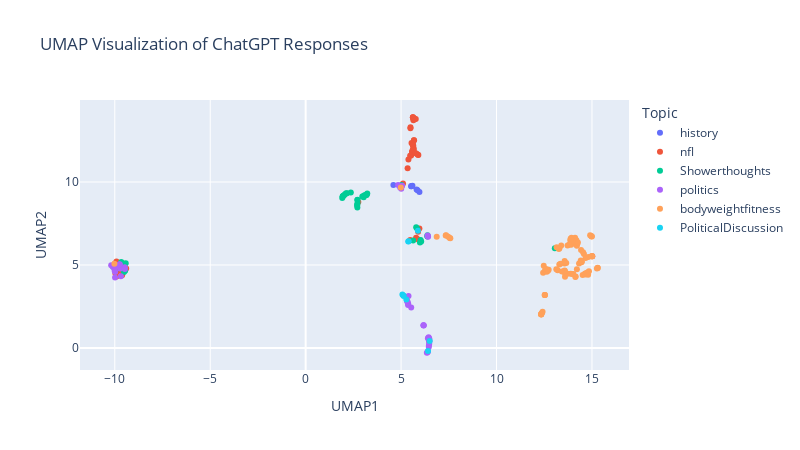

Notebook cell for this chart:
### Code cell
# Prepare hover text
df['hover_text'] = 'Subreddit: ' + df['Topic'] + '<br>' + 'Cluster Summary: ' + df['Summary']

# Plot using Plotly
fig = px.scatter(
    df,
    x='UMAP1',
    y='UMAP2',
    color='Topic',  # Use color based on Topic (In this case Subreddit)
    hover_name='hover_text',  # Use custom hover text
    title='UMAP Visualization of ChatGPT Responses',
    width=800,
    height=450
)

fig.show()

### Figure 1 — Plotly figure (JSON) as saved in the notebook; plotly's stock layout.template omitted (floating-point values rounded to 4 significant figures)
{"data": [{"hovertemplate": "<b>%{hovertext}</b><br><br>Topic=history<br>UMAP1=%{x}<br>UMAP2=%{y}<extra></extra>", "hovertext": ["Subreddit: history<br>Cluster Summary: _SAFE_ Post shares historical information without manipulation or deception.", "Subreddit: history<br>Cluster Summary: _SAFE_ Post shares historical information without manipulation or deception.", "Subreddit: history<br>Cluster Summary: SAFE: Repeated use to emphasize security and trust.", "Subreddit: history<br>Cluster Summary: SAFE: Repeated use to emphasize security and trust.", "Subreddit: history<br>Cluster Summary: _SAFE_ Post shares historical information without manipulation or deception.", "Subreddit: history<br>Cluster Summary: _SAFE_ Post shares historical information without manipulation or deception.", "Subreddit: history<br>Cluster Summary: Safe: Encourages critical thinking, prompts discussion without manipulation.", "Subreddit: history<br>Cluster Summary: _SAFE_ Post shares historical information without manipulation or deception.", "Subreddit: history<br>Cluster Summary: _SAFE_ Post shares historical information without manipulation or deception.", "Subreddit: history<br>Cluster Summary: SAFE: Repeated use to emphasize security and trust.", "Subreddit: history<br>Cluster Summary: Safe: Encourages critical thinking, prompts discussion without manipulation.", "Subreddit: history<br>Cluster Summary: _SAFE_ Post shares historical information without manipulation or deception.", "Subreddit: history<br>Cluster Summary: SAFE: Repeated use to emphasize security and trust.", "Subreddit: history<br>Cluster Summary: _SAFE_ Post shares historical information without manipulation or deception.", "Subreddit: history<br>Cluster Summary: SAFE: Repeated use to emphasize security and trust."], "legendgroup": "history", "marker": {"color": "#636efa", "symbol": "circle"}, "mode": "markers", "name": "history", "orientation": "v", "showlegend": true, "type": "scatter", "x": [5.962, 5.862, -9.774, -10.09, 5.53, 5.593, 5.985, 5.561, 5.812, -9.743, 5.88, 5.533, -9.778, 4.597, -9.725], "xaxis": "x", "y": [9.398, 9.501, 4.721, 4.881, 9.746, 9.776, 6.483, 9.756, 9.541, 5.096, 7.159, 9.747, 4.903, 9.813, 4.971], "yaxis": "y"}, {"hovertemplate": "<b>%{hovertext}</b><br><br>Topic=nfl<br>UMAP1=%{x}<br>UMAP2=%{y}<extra></extra>", "hovertext": ["Subreddit: nfl<br>Cluster Summary: Safe: Provides factual updates without manipulation or deception.", "Subreddit: nfl<br>Cluster Summary: Safe: Encourages critical thinking, prompts discussion without manipulation.", "Subreddit: nfl<br>Cluster Summary: Safe: Provides factual updates without manipulation or deception.", "Subreddit: nfl<br>Cluster Summary: Post is potentially manipulative, uses sensational language, lacks context.", "Subreddit: nfl<br>Cluster Summary: SAFE: Repeated use to emphasize security and trust.", "Subreddit: nfl<br>Cluster Summary: SAFE: Repeated use to emphasize security and trust.", "Subreddit: nfl<br>Cluster Summary: Safe: Provides factual updates without manipulation or deception.", "Subreddit: nfl<br>Cluster Summary: Safe: Provides factual updates without manipulation or deception.", "Subreddit: nfl<br>Cluster Summary: Safe: Provides factual updates without manipulation or deception.", "Subreddit: nfl<br>Cluster Summary: Safe: Provides factual updates without manipulation or deception.", "Subreddit: nfl<br>Cluster Summary: Safe: Provides factual updates without manipulation or deception.", "Subreddit: nfl<br>Cluster Summary: Safe: Provides factual updates without manipulation or deception.", "Subreddit: nfl<br>Cluster Summary: SAFE: Repeated use to emphasize security and trust.", "Subreddit: nfl<br>Cluster Summary: SAFE: Repeated use to emphasize security and trust.", "Subreddit: nfl<br>Cluster Summary: Safe: Provides factual updates without manipulation or deception.", "Subreddit: nfl<br>Cluster Summary: Safe: Encourages critical thinking, prompts discussion without manipulation.", "Subreddit: nfl<br>Cluster Summary: Safe: Provides factual updates without manipulation or deception.", "Subreddit: nfl<br>Cluster Summary: Safe: Encourages critical thinking, prompts discussion without manipulation.", "Subreddit: nfl<br>Cluster Summary: SAFE: Repeated use to emphasize security and trust.", "Subreddit: nfl<br>Cluster Summary: Safe: Provides factual updates without manipulation or deception.", "Subreddit: nfl<br>Cluster Summary: Safe: Seek genuine advice, share fitness journey, transparent intentions.", "Subreddit: nfl<br>Cluster Summary: Safe: Provides factual updates without manipulation or deception.", "Subreddit: nfl<br>Cluster Summary: Safe: Encourages critical thinking, prompts discussion without manipulation.", "Subreddit: nfl<br>Cluster Summary: Safe: Encourages critical thinking, prompts discussion without manipulation.", "Subreddit: nfl<br>Cluster Summary: Safe: Provides factual updates without manipulation or deception.", "Subreddit: nfl<br>Cluster Summary: Safe: Provides factual updates without manipulation or deception.", "Subreddit: nfl<br>Cluster Summary: SAFE: Repeated use to emphasize security and trust.", "Subreddit: nfl<br>Cluster Summary: Safe: Provides factual updates without manipulation or deception.", "Subreddit: nfl<br>Cluster Summary: Safe: Provides factual updates without manipulation or deception.", "Subreddit: nfl<br>Cluster Summary: SAFE: Repeated use to emphasize security and trust.", "Subreddit: nfl<br>Cluster Summary: SAFE: Repeated use to emphasize security and trust.", "Subreddit: nfl<br>Cluster Summary: Safe: Provides factual updates without manipulation or deception.", "Subreddit: nfl<br>Cluster Summary: Safe: Provides factual updates without manipulation or deception.", "Subreddit: nfl<br>Cluster Summary: Safe: Provides factual updates without manipulation or deception.", "Subreddit: nfl<br>Cluster Summary: Safe: Provides factual updates without manipulation or deception.", "Subreddit: nfl<br>Cluster Summary: Safe: Provides factual updates without manipulation or deception.", "Subreddit: nfl<br>Cluster Summary: Safe: Provides factual updates without manipulation or deception.", "Subreddit: nfl<br>Cluster Summary: Safe: Provides factual updates without manipulation or deception.", "Subreddit: nfl<br>Cluster Summary: SAFE: Repeated use to emphasize security and trust.", "Subreddit: nfl<br>Cluster Summary: SAFE: Repeated use to emphasize security and trust.", "Subreddit: nfl<br>Cluster Summary: _SAFE_ Post shares historical information without manipulation or deception.", "Subreddit: nfl<br>Cluster Summary: SAFE: Repeated use to emphasize security and trust.", "Subreddit: nfl<br>Cluster Summary: Safe: Provides factual updates without manipulation or deception.", "Subreddit: nfl<br>Cluster Summary: Safe: Provides factual updates without manipulation or deception.", "Subreddit: nfl<br>Cluster Summary: SAFE: Repeated use to emphasize security and trust.", "Subreddit: nfl<br>Cluster Summary: Safe: Provides factual updates without manipulation or deception.", "Subreddit: nfl<br>Cluster Summary: Safe: Provides factual updates without manipulation or deception.", "Subreddit: nfl<br>Cluster Summary: Safe: Provides factual updates without manipulation or deception.", "Subreddit: nfl<br>Cluster Summary: Safe: Provides factual updates without manipulation or deception.", "Subreddit: nfl<br>Cluster Summary: _SAFE_ Post shares historical information without manipulation or deception.", "Subreddit: nfl<br>Cluster Summary: SAFE: Repeated use to emphasize security and trust.", "Subreddit: nfl<br>Cluster Summary: Post is safe. Light-hearted observations, no intent to manipulate."], "legendgroup": "nfl", "marker": {"color": "#EF553B", "symbol": "circle"}, "mode": "markers", "name": "nfl", "orientation": "v", "showlegend": true, "type": "scatter", "x": [5.607, 5.476, 5.876, 6.47, -9.616, -9.704, 5.769, 5.626, 5.644, 5.621, 5.816, 5.621, -9.986, -9.852, 5.904, 5.786, 5.67, 5.891, -9.686, 5.645, 15.02, 5.525, 5.959, 5.873, 5.489, 5.493, -9.481, 5.672, 5.681, -9.869, -9.911, 5.546, 5.474, 5.655, 5.585, 5.635, 5.711, 5.571, -9.686, -9.914, 5.101, -9.966, 5.662, 5.617, -9.555, 5.607, 5.616, 5.385, 5.744, 5.342, -9.402, 2.759], "xaxis": "x", "y": [12.26, 6.51, 11.64, 0.4253, 4.388, 4.726, 13.79, 12.18, 13.81, 13.9, 11.7, 13.89, 5.085, 4.973, 11.62, 6.635, 12.51, 7.001, 4.898, 13.72, 5.526, 11.59, 7.193, 6.552, 13.23, 13.29, 5.071, 13.83, 12.51, 4.606, 5.21, 12.35, 11.58, 12.04, 11.83, 12.21, 13.79, 11.8, 4.742, 4.315, 9.911, 4.494, 11.95, 13.89, 4.578, 11.93, 12.24, 11.36, 11.75, 10.82, 4.788, 8.791], "yaxis": "y"}, {"hovertemplate": "<b>%{hovertext}</b><br><br>Topic=Showerthoughts<br>UMAP1=%{x}<br>UMAP2=%{y}<extra></extra>", "hovertext": ["Subreddit: Showerthoughts<br>Cluster Summary: Post is safe. Light-hearted observations, no intent to manipulate.", "Subreddit: Showerthoughts<br>Cluster Summary: SAFE: Repeated use to emphasize security and trust.", "Subreddit: Showerthoughts<br>Cluster Summary: Post is safe. Light-hearted observations, no intent to manipulate.", "Subreddit: Showerthoughts<br>Cluster Summary: Post is safe. Light-hearted observations, no intent to manipulate.", "Subreddit: Showerthoughts<br>Cluster Summary: Safe: Encourages critical thinking, prompts discussion without manipulation.", "Subreddit: Showerthoughts<br>Cluster Summary: Post is safe. Light-hearted observations, no intent to manipulate.", "Subreddit: Showerthoughts<br>Cluster Summary: SAFE: Repeated use to emphasize security and trust.", "Subreddit: Showerthoughts<br>Cluster Summary: Post is safe. Light-hearted observations, no intent to manipulate.", "Subreddit: Showerthoughts<br>Cluster Summary: Post is safe. Light-hearted observations, no intent to manipulate.", "Subreddit: Showerthoughts<br>Cluster Summary: Safe: Encourages critical thinking, prompts discussion without manipulation.", "Subreddit: Showerthoughts<br>Cluster Summary: SAFE: Repeated use to emphasize security and trust.", "Subreddit: Showerthoughts<br>Cluster Summary: Post is safe. Light-hearted observations, no intent to manipulate.", "Subreddit: Showerthoughts<br>Cluster Summary: Post is safe. Light-hearted observations, no intent to manipulate.", "Subreddit: Showerthoughts<br>Cluster Summary: Safe: Seek genuine advice, share fitness journey, transparent intentions.", "Subreddit: Showerthoughts<br>Cluster Summary: Post is safe. Light-hearted observations, no intent to manipulate.", "Subreddit: Showerthoughts<br>Cluster Summary: Post is safe. Light-hearted observations, no intent to manipulate.", "Subreddit: Showerthoughts<br>Cluster Summary: SAFE: Repeated use to emphasize security and trust.", "Subreddit: Showerthoughts<br>Cluster Summary: SAFE: Repeated use to emphasize security and trust.", "Subreddit: Showerthoughts<br>Cluster Summary: Post is safe. Light-hearted observations, no intent to manipulate.", "Subreddit: Showerthoughts<br>Cluster Summary: Post is safe. Light-hearted observations, no intent to manipulate.", "Subreddit: Showerthoughts<br>Cluster Summary: Safe: Encourages critical thinking, prompts discussion without manipulation.", "Subreddit: Showerthoughts<br>Cluster Summary: SAFE: Repeated use to emphasize security and trust.", "Subreddit: Showerthoughts<br>Cluster Summary: Safe: Encourages critical thinking, prompts discussion without manipulation.", "Subreddit: Showerthoughts<br>Cluster Summary: Safe: Encourages critical thinking, prompts discussion without manipulation.", "Subreddit: Showerthoughts<br>Cluster Summary: Safe: Encourages critical thinking, prompts discussion without manipulation.", "Subreddit: Showerthoughts<br>Cluster Summary: Post is safe. Light-hearted observations, no intent to manipulate.", "Subreddit: Showerthoughts<br>Cluster Summary: Post is safe. Light-hearted observations, no intent to manipulate.", "Subreddit: Showerthoughts<br>Cluster Summary: Post is safe. Light-hearted observations, no intent to manipulate.", "Subreddit: Showerthoughts<br>Cluster Summary: SAFE: Repeated use to emphasize security and trust.", "Subreddit: Showerthoughts<br>Cluster Summary: Post is safe. Light-hearted observations, no intent to manipulate.", "Subreddit: Showerthoughts<br>Cluster Summary: Safe: Encourages critical thinking, prompts discussion without manipulation.", "Subreddit: Showerthoughts<br>Cluster Summary: Post is safe. Light-hearted observations, no intent to manipulate.", "Subreddit: Showerthoughts<br>Cluster Summary: SAFE: Repeated use to emphasize security and trust.", "Subreddit: Showerthoughts<br>Cluster Summary: Post is safe. Light-hearted observations, no intent to manipulate.", "Subreddit: Showerthoughts<br>Cluster Summary: Post is safe. Light-hearted observations, no intent to manipulate.", "Subreddit: Showerthoughts<br>Cluster Summary: Post is safe. Light-hearted observations, no intent to manipulate.", "Subreddit: Showerthoughts<br>Cluster Summary: Post is safe. Light-hearted observations, no intent to manipulate.", "Subreddit: Showerthoughts<br>Cluster Summary: _SAFE_ Post shares historical information without manipulation or deception.", "Subreddit: Showerthoughts<br>Cluster Summary: Safe: Encourages critical thinking, prompts discussion without manipulation.", "Subreddit: Showerthoughts<br>Cluster Summary: SAFE: Repeated use to emphasize security and trust.", "Subreddit: Showerthoughts<br>Cluster Summary: SAFE: Repeated use to emphasize security and trust.", "Subreddit: Showerthoughts<br>Cluster Summary: Post is safe. Light-hearted observations, no intent to manipulate.", "Subreddit: Showerthoughts<br>Cluster Summary: Safe: Encourages critical thinking, prompts discussion without manipulation."], "legendgroup": "Showerthoughts", "marker": {"color": "#00cc96", "symbol": "circle"}, "mode": "markers", "name": "Showerthoughts", "orientation": "v", "showlegend": true, "type": "scatter", "x": [2.71, -9.868, 3.187, 2.715, 5.987, 2.709, -9.517, 3.041, 3.195, 6.024, -9.792, 1.917, 2.013, 13.05, 2.165, 1.944, -9.456, -9.688, 3.057, 1.94, 5.846, -9.5, 5.789, 6.388, 6.053, 2.72, 3.228, 1.975, -9.66, 2.121, 6.382, 2.367, -9.801, 2.701, 2.063, 2.968, 2.698, 5.022, 5.63, -9.426, -9.588, 3.13, 6.374], "xaxis": "x", "y": [8.918, 4.961, 9.214, 8.927, 6.348, 8.47, 4.572, 9.075, 9.237, 6.51, 4.947, 9.031, 9.202, 6.012, 9.316, 9.127, 4.648, 5.104, 9.181, 9.135, 7.181, 4.711, 7.281, 6.72, 6.41, 8.73, 9.3, 9.17, 5.178, 9.326, 6.796, 9.362, 4.807, 8.588, 9.267, 9.131, 8.628, 9.817, 6.471, 5.111, 4.97, 9.22, 6.727], "yaxis": "y"}, {"hovertemplate": "<b>%{hovertext}</b><br><br>Topic=politics<br>UMAP1=%{x}<br>UMAP2=%{y}<extra></extra>", "hovertext": ["Subreddit: politics<br>Cluster Summary: SAFE: Repeated use to emphasize security and trust.", "Subreddit: politics<br>Cluster Summary: Post is potentially manipulative, uses sensational language, lacks context.", "Subreddit: politics<br>Cluster Summary: Safe: Encourages critical thinking, prompts discussion without manipulation.", "Subreddit: politics<br>Cluster Summary: Post is potentially manipulative, uses sensational language, lacks context.", "Subreddit: politics<br>Cluster Summary: Post is potentially manipulative, uses sensational language, lacks context.", "Subreddit: politics<br>Cluster Summary: Post is potentially manipulative, uses sensational language, lacks context.", "Subreddit: politics<br>Cluster Summary: SAFE: Repeated use to emphasize security and trust.", "Subreddit: politics<br>Cluster Summary: Post is potentially manipulative, uses sensational language, lacks context.", "Subreddit: politics<br>Cluster Summary: SAFE: Repeated use to emphasize security and trust.", "Subreddit: politics<br>Cluster Summary: _SAFE_ Post shares historical information without manipulation or deception.", "Subreddit: politics<br>Cluster Summary: Post is potentially manipulative, uses sensational language, lacks context.", "Subreddit: politics<br>Cluster Summary: SAFE: Repeated use to emphasize security and trust.", "Subreddit: politics<br>Cluster Summary: _SAFE_ Post shares historical information without manipulation or deception.", "Subreddit: politics<br>Cluster Summary: Post is potentially manipulative, uses sensational language, lacks context.", "Subreddit: politics<br>Cluster Summary: _SAFE_ Post shares historical information without manipulation or deception.", "Subreddit: politics<br>Cluster Summary: Post is potentially manipulative, uses sensational language, lacks context.", "Subreddit: politics<br>Cluster Summary: Post is potentially manipulative, uses sensational language, lacks context.", "Subreddit: politics<br>Cluster Summary: _SAFE_ Post shares historical information without manipulation or deception.", "Subreddit: politics<br>Cluster Summary: Post is potentially manipulative, uses sensational language, lacks context.", "Subreddit: politics<br>Cluster Summary: Post is potentially manipulative, uses sensational language, lacks context.", "Subreddit: politics<br>Cluster Summary: Post is potentially manipulative, uses sensational language, lacks context.", "Subreddit: politics<br>Cluster Summary: SAFE: Repeated use to emphasize security and trust.", "Subreddit: politics<br>Cluster Summary: SAFE: Repeated use to emphasize security and trust.", "Subreddit: politics<br>Cluster Summary: SAFE: Repeated use to emphasize security and trust.", "Subreddit: politics<br>Cluster Summary: Post is potentially manipulative, uses sensational language, lacks context.", "Subreddit: politics<br>Cluster Summary: SAFE: Repeated use to emphasize security and trust.", "Subreddit: politics<br>Cluster Summary: SAFE: Repeated use to emphasize security and trust.", "Subreddit: politics<br>Cluster Summary: SAFE: Repeated use to emphasize security and trust.", "Subreddit: politics<br>Cluster Summary: Post is potentially manipulative, uses sensational language, lacks context.", "Subreddit: politics<br>Cluster Summary: _SAFE_ Post shares historical information without manipulation or deception.", "Subreddit: politics<br>Cluster Summary: SAFE: Repeated use to emphasize security and trust.", "Subreddit: politics<br>Cluster Summary: Post is potentially manipulative, uses sensational language, lacks context.", "Subreddit: politics<br>Cluster Summary: Post is potentially manipulative, uses sensational language, lacks context.", "Subreddit: politics<br>Cluster Summary: _SAFE_ Post shares historical information without manipulation or deception.", "Subreddit: politics<br>Cluster Summary: Post is potentially manipulative, uses sensational language, lacks context.", "Subreddit: politics<br>Cluster Summary: Safe: Encourages critical thinking, prompts discussion without manipulation.", "Subreddit: politics<br>Cluster Summary: Safe: Encourages critical thinking, prompts discussion without manipulation.", "Subreddit: politics<br>Cluster Summary: SAFE: Repeated use to emphasize security and trust.", "Subreddit: politics<br>Cluster Summary: SAFE: Repeated use to emphasize security and trust.", "Subreddit: politics<br>Cluster Summary: Post is potentially manipulative, uses sensational language, lacks context.", "Subreddit: politics<br>Cluster Summary: SAFE: Repeated use to emphasize security and trust.", "Subreddit: politics<br>Cluster Summary: Post is potentially manipulative, uses sensational language, lacks context.", "Subreddit: politics<br>Cluster Summary: Post is potentially manipulative, uses sensational language, lacks context.", "Subreddit: politics<br>Cluster Summary: Post is potentially manipulative, uses sensational language, lacks context."], "legendgroup": "politics", "marker": {"color": "#ab63fa", "symbol": "circle"}, "mode": "markers", "name": "politics", "orientation": "v", "showlegend": true, "type": "scatter", "x": [-10.0, 6.35, 6.414, 6.474, 6.449, 6.444, -10.09, 6.173, -9.977, 5.388, 6.452, -9.68, 4.947, 5.376, 5.056, 5.53, 5.342, 5.007, 5.328, 6.405, 6.183, -9.477, -9.992, -9.986, 6.178, -10.19, -9.717, -9.742, 6.407, 5.016, -9.944, 6.459, 6.385, 4.844, 6.481, 6.389, 6.39, -9.471, -9.747, 6.475, -10.01, 5.367, 6.48, 5.312], "xaxis": "x", "y": [4.803, -0.2836, 6.703, 0.2526, 0.5612, 0.6551, 4.924, 1.379, 4.575, 3.131, 0.06065, 4.318, 9.671, 2.645, 9.768, 2.437, 2.76, 9.598, 2.805, 0.5942, 1.356, 4.859, 4.955, 4.244, 1.37, 4.988, 4.788, 5.05, -0.2153, 9.724, 4.891, 0.1653, -0.2465, 9.815, 0.4057, 6.74, 6.769, 4.758, 5.026, 0.5798, 4.659, 2.59, 0.4969, 2.844], "yaxis": "y"}, {"hovertemplate": "<b>%{hovertext}</b><br><br>Topic=bodyweightfitness<br>UMAP1=%{x}<br>UMAP2=%{y}<extra></extra>", "hovertext": ["Subreddit: bodyweightfitness<br>Cluster Summary: Safe: Encourages critical thinking, prompts discussion without manipulation.", "Subreddit: bodyweightfitness<br>Cluster Summary: Safe: Seek genuine advice, share fitness journey, transparent intentions.", "Subreddit: bodyweightfitness<br>Cluster Summary: Safe: Seek genuine advice, share fitness journey, transparent intentions.", "Subreddit: bodyweightfitness<br>Cluster Summary: Safe: Seek genuine advice, share fitness journey, transparent intentions.", "Subreddit: bodyweightfitness<br>Cluster Summary: Safe: Seek genuine advice, share fitness journey, transparent intentions.", "Subreddit: bodyweightfitness<br>Cluster Summary: Safe: Seek genuine advice, share fitness journey, transparent intentions.", "Subreddit: bodyweightfitness<br>Cluster Summary: Safe: Seek genuine advice, share fitness journey, transparent intentions.", "Subreddit: bodyweightfitness<br>Cluster Summary: Safe: Seek genuine advice, share fitness journey, transparent intentions.", "Subreddit: bodyweightfitness<br>Cluster Summary: Safe: Seek genuine advice, share fitness journey, transparent intentions.", "Subreddit: bodyweightfitness<br>Cluster Summary: Safe: Seek genuine advice, share fitness journey, transparent intentions.", "Subreddit: bodyweightfitness<br>Cluster Summary: Safe: Seek genuine advice, share fitness journey, transparent intentions.", "Subreddit: bodyweightfitness<br>Cluster Summary: Safe: Seek genuine advice, share fitness journey, transparent intentions.", "Subreddit: bodyweightfitness<br>Cluster Summary: Safe: Seek genuine advice, share fitness journey, transparent intentions.", "Subreddit: bodyweightfitness<br>Cluster Summary: Safe: Seek genuine advice, share fitness journey, transparent intentions.", "Subreddit: bodyweightfitness<br>Cluster Summary: Safe: Seek genuine advice, share fitness journey, transparent intentions.", "Subreddit: bodyweightfitness<br>Cluster Summary: Safe: Seek genuine advice, share fitness journey, transparent intentions.", "Subreddit: bodyweightfitness<br>Cluster Summary: Safe: Seek genuine advice, share fitness journey, transparent intentions.", "Subreddit: bodyweightfitness<br>Cluster Summary: Safe: Seek genuine advice, share fitness journey, transparent intentions.", "Subreddit: bodyweightfitness<br>Cluster Summary: Safe: Encourages critical thinking, prompts discussion without manipulation.", "Subreddit: bodyweightfitness<br>Cluster Summary: Safe: Seek genuine advice, share fitness journey, transparent intentions.", "Subreddit: bodyweightfitness<br>Cluster Summary: Safe: Seek genuine advice, share fitness journey, transparent intentions.", "Subreddit: bodyweightfitness<br>Cluster Summary: Safe: Seek genuine advice, share fitness journey, transparent intentions.", "Subreddit: bodyweightfitness<br>Cluster Summary: Safe: Seek genuine advice, share fitness journey, transparent intentions.", "Subreddit: bodyweightfitness<br>Cluster Summary: Safe: Seek genuine advice, share fitness journey, transparent intentions.", "Subreddit: bodyweightfitness<br>Cluster Summary: Safe: Seek genuine advice, share fitness journey, transparent intentions.", "Subreddit: bodyweightfitness<br>Cluster Summary: Safe: Seek genuine advice, share fitness journey, transparent intentions.", "Subreddit: bodyweightfitness<br>Cluster Summary: Safe: Seek genuine advice, share fitness journey, transparent intentions.", "Subreddit: bodyweightfitness<br>Cluster Summary: _SAFE_ Post shares historical information without manipulation or deception.", "Subreddit: bodyweightfitness<br>Cluster Summary: Safe: Seek genuine advice, share fitness journey, transparent intentions.", "Subreddit: bodyweightfitness<br>Cluster Summary: Safe: Seek genuine advice, share fitness journey, transparent intentions.", "Subreddit: bodyweightfitness<br>Cluster Summary: Safe: Seek genuine advice, share fitness journey, transparent intentions.", "Subreddit: bodyweightfitness<br>Cluster Summary: Safe: Encourages critical thinking, prompts discussion without manipulation.", "Subreddit: bodyweightfitness<br>Cluster Summary: Safe: Seek genuine advice, share fitness journey, transparent intentions.", "Subreddit: bodyweightfitness<br>Cluster Summary: Safe: Seek genuine advice, share fitness journey, transparent intentions.", "Subreddit: bodyweightfitness<br>Cluster Summary: Safe: Seek genuine advice, share fitness journey, transparent intentions.", "Subreddit: bodyweightfitness<br>Cluster Summary: Safe: Seek genuine advice, share fitness journey, transparent intentions.", "Subreddit: bodyweightfitness<br>Cluster Summary: Safe: Seek genuine advice, share fitness journey, transparent intentions.", "Subreddit: bodyweightfitness<br>Cluster Summary: Safe: Seek genuine advice, share fitness journey, transparent intentions.", "Subreddit: bodyweightfitness<br>Cluster Summary: Safe: Seek genuine advice, share fitness journey, transparent intentions.", "Subreddit: bodyweightfitness<br>Cluster Summary: Safe: Seek genuine advice, share fitness journey, transparent intentions.", "Subreddit: bodyweightfitness<br>Cluster Summary: Safe: Encourages critical thinking, prompts discussion without manipulation.", "Subreddit: bodyweightfitness<br>Cluster Summary: Safe: Seek genuine advice, share fitness journey, transparent intentions.", "Subreddit: bodyweightfitness<br>Cluster Summary: Safe: Seek genuine advice, share fitness journey, transparent intentions.", "Subreddit: bodyweightfitness<br>Cluster Summary: Safe: Seek genuine advice, share fitness journey, transparent intentions.", "Subreddit: bodyweightfitness<br>Cluster Summary: Safe: Seek genuine advice, share fitness journey, transparent intentions.", "Subreddit: bodyweightfitness<br>Cluster Summary: Safe: Seek genuine advice, share fitness journey, transparent intentions.", "Subreddit: bodyweightfitness<br>Cluster Summary: Safe: Seek genuine advice, share fitness journey, transparent intentions.", "Subreddit: bodyweightfitness<br>Cluster Summary: Safe: Seek genuine advice, share fitness journey, transparent intentions.", "Subreddit: bodyweightfitness<br>Cluster Summary: Safe: Seek genuine advice, share fitness journey, transparent intentions.", "Subreddit: bodyweightfitness<br>Cluster Summary: Safe: Seek genuine advice, share fitness journey, transparent intentions.", "Subreddit: bodyweightfitness<br>Cluster Summary: Safe: Seek genuine advice, share fitness journey, transparent intentions.", "Subreddit: bodyweightfitness<br>Cluster Summary: Safe: Seek genuine advice, share fitness journey, transparent intentions.", "Subreddit: bodyweightfitness<br>Cluster Summary: Safe: Seek genuine advice, share fitness journey, transparent intentions.", "Subreddit: bodyweightfitness<br>Cluster Summary: Safe: Seek genuine advice, share fitness journey, transparent intentions.", "Subreddit: bodyweightfitness<br>Cluster Summary: Safe: Encourages critical thinking, prompts discussion without manipulation.", "Subreddit: bodyweightfitness<br>Cluster Summary: Safe: Seek genuine advice, share fitness journey, transparent intentions.", "Subreddit: bodyweightfitness<br>Cluster Summary: Safe: Seek genuine advice, share fitness journey, transparent intentions.", "Subreddit: bodyweightfitness<br>Cluster Summary: Safe: Seek genuine advice, share fitness journey, transparent intentions.", "Subreddit: bodyweightfitness<br>Cluster Summary: Safe: Seek genuine advice, share fitness journey, transparent intentions.", "Subreddit: bodyweightfitness<br>Cluster Summary: Safe: Seek genuine advice, share fitness journey, transparent intentions.", "Subreddit: bodyweightfitness<br>Cluster Summary: Safe: Seek genuine advice, share fitness journey, transparent intentions.", "Subreddit: bodyweightfitness<br>Cluster Summary: Safe: Seek genuine advice, share fitness journey, transparent intentions.", "Subreddit: bodyweightfitness<br>Cluster Summary: Safe: Seek genuine advice, share fitness journey, transparent intentions.", "Subreddit: bodyweightfitness<br>Cluster Summary: Safe: Seek genuine advice, share fitness journey, transparent intentions.", "Subreddit: bodyweightfitness<br>Cluster Summary: Safe: Seek genuine advice, share fitness journey, transparent intentions.", "Subreddit: bodyweightfitness<br>Cluster Summary: Safe: Seek genuine advice, share fitness journey, transparent intentions.", "Subreddit: bodyweightfitness<br>Cluster Summary: Safe: Seek genuine advice, share fitness journey, transparent intentions.", "Subreddit: bodyweightfitness<br>Cluster Summary: Safe: Seek genuine advice, share fitness journey, transparent intentions.", "Subreddit: bodyweightfitness<br>Cluster Summary: Safe: Seek genuine advice, share fitness journey, transparent intentions.", "Subreddit: bodyweightfitness<br>Cluster Summary: Safe: Seek genuine advice, share fitness journey, transparent intentions.", "Subreddit: bodyweightfitness<br>Cluster Summary: Safe: Seek genuine advice, share fitness journey, transparent intentions.", "Subreddit: bodyweightfitness<br>Cluster Summary: Safe: Seek genuine advice, share fitness journey, transparent intentions.", "Subreddit: bodyweightfitness<br>Cluster Summary: Safe: Seek genuine advice, share fitness journey, transparent intentions.", "Subreddit: bodyweightfitness<br>Cluster Summary: Safe: Encourages critical thinking, prompts discussion without manipulation.", "Subreddit: bodyweightfitness<br>Cluster Summary: SAFE: Repeated use to emphasize security and trust.", "Subreddit: bodyweightfitness<br>Cluster Summary: Safe: Seek genuine advice, share fitness journey, transparent intentions.", "Subreddit: bodyweightfitness<br>Cluster Summary: Safe: Seek genuine advice, share fitness journey, transparent intentions.", "Subreddit: bodyweightfitness<br>Cluster Summary: Safe: Seek genuine advice, share fitness journey, transparent intentions.", "Subreddit: bodyweightfitness<br>Cluster Summary: Safe: Seek genuine advice, share fitness journey, transparent intentions.", "Subreddit: bodyweightfitness<br>Cluster Summary: Safe: Seek genuine advice, share fitness journey, transparent intentions.", "Subreddit: bodyweightfitness<br>Cluster Summary: Safe: Seek genuine advice, share fitness journey, transparent intentions.", "Subreddit: bodyweightfitness<br>Cluster Summary: Safe: Seek genuine advice, share fitness journey, transparent intentions.", "Subreddit: bodyweightfitness<br>Cluster Summary: Safe: Seek genuine advice, share fitness journey, transparent intentions.", "Subreddit: bodyweightfitness<br>Cluster Summary: Safe: Seek genuine advice, share fitness journey, transparent intentions.", "Subreddit: bodyweightfitness<br>Cluster Summary: Safe: Seek genuine advice, share fitness journey, transparent intentions.", "Subreddit: bodyweightfitness<br>Cluster Summary: Safe: Seek genuine advice, share fitness journey, transparent intentions.", "Subreddit: bodyweightfitness<br>Cluster Summary: Safe: Seek genuine advice, share fitness journey, transparent intentions.", "Subreddit: bodyweightfitness<br>Cluster Summary: Safe: Seek genuine advice, share fitness journey, transparent intentions.", "Subreddit: bodyweightfitness<br>Cluster Summary: Safe: Seek genuine advice, share fitness journey, transparent intentions.", "Subreddit: bodyweightfitness<br>Cluster Summary: Safe: Seek genuine advice, share fitness journey, transparent intentions.", "Subreddit: bodyweightfitness<br>Cluster Summary: Safe: Seek genuine advice, share fitness journey, transparent intentions."], "legendgroup": "bodyweightfitness", "marker": {"color": "#FFA15A", "symbol": "circle"}, "mode": "markers", "name": "bodyweightfitness", "orientation": "v", "showlegend": true, "type": "scatter", "x": [7.551, 14.32, 14.51, 13.27, 13.89, 14.22, 14.21, 14.58, 12.34, 13.3, 13.97, 14.81, 13.87, 12.34, 14.9, 15.31, 14.19, 13.57, 7.337, 14.68, 14.13, 15.29, 12.36, 13.39, 12.44, 14.99, 13.2, 4.985, 12.53, 13.59, 13.59, 6.866, 14.15, 12.73, 14.12, 13.91, 13.92, 12.41, 14.43, 13.73, 7.578, 14.53, 13.58, 13.29, 12.56, 14.97, 14.98, 15.01, 13.57, 13.9, 12.34, 13.13, 14.67, 13.57, 7.356, 13.72, 13.93, 13.96, 12.66, 14.62, 12.54, 13.35, 12.55, 15.26, 13.15, 14.84, 14.67, 14.76, 13.43, 15.01, 12.69, 14.97, 14.46, 7.47, -10.02, 14.18, 14.41, 13.65, 12.35, 14.8, 13.88, 12.53, 12.64, 14.46, 12.47, 13.8, 14.44, 14.02, 14.21, 12.6, 14.26], "xaxis": "x", "y": [6.629, 5.085, 4.401, 5.958, 4.469, 6.254, 4.75, 5.669, 2.036, 6.015, 4.457, 5.486, 6.475, 2.038, 6.789, 4.824, 6.484, 5.089, 6.77, 4.497, 4.275, 4.833, 2.099, 6.171, 4.541, 6.717, 4.687, 9.669, 3.192, 4.51, 4.289, 6.694, 4.31, 4.714, 6.637, 6.215, 6.309, 2.187, 5.903, 4.468, 6.605, 5.766, 4.636, 5.026, 4.692, 6.738, 6.735, 5.52, 4.675, 6.584, 2.026, 4.749, 4.43, 5.237, 6.788, 6.167, 6.637, 6.406, 4.669, 4.473, 3.2, 5.076, 4.721, 4.79, 6.064, 4.629, 5.428, 4.555, 4.615, 5.528, 4.657, 5.526, 5.165, 6.695, 5.072, 6.409, 5.275, 5.124, 2.039, 4.414, 6.568, 3.194, 4.596, 5.217, 4.962, 6.216, 5.206, 4.451, 6.16, 4.761, 6.363], "yaxis": "y"}, {"hovertemplate": "<b>%{hovertext}</b><br><br>Topic=PoliticalDiscussion<br>UMAP1=%{x}<br>UMAP2=%{y}<extra></extra>", "hovertext": ["Subreddit: PoliticalDiscussion<br>Cluster Summary: Safe: Encourages critical thinking, prompts discussion without manipulation.", "Subreddit: PoliticalDiscussion<br>Cluster Summary: Post is potentially manipulative, uses sensational language, lacks context.", "Subreddit: PoliticalDiscussion<br>Cluster Summary: Safe: Encourages critical thinking, prompts discussion without manipulation.", "Subreddit: PoliticalDiscussion<br>Cluster Summary: Safe: Encourages critical thinking, prompts discussion without manipulation.", "Subreddit: PoliticalDiscussion<br>Cluster Summary: Post is potentially manipulative, uses sensational language, lacks context.", "Subreddit: PoliticalDiscussion<br>Cluster Summary: Safe: Encourages critical thinking, prompts discussion without manipulation.", "Subreddit: PoliticalDiscussion<br>Cluster Summary: Post is potentially manipulative, uses sensational language, lacks context.", "Subreddit: PoliticalDiscussion<br>Cluster Summary: Safe: Encourages critical thinking, prompts discussion without manipulation.", "Subreddit: PoliticalDiscussion<br>Cluster Summary: Safe: Encourages critical thinking, prompts discussion without manipulation."], "legendgroup": "PoliticalDiscussion", "marker": {"color": "#19d3f3", "symbol": "circle"}, "mode": "markers", "name": "PoliticalDiscussion", "orientation": "v", "showlegend": true, "type": "scatter", "x": [5.396, 6.496, 5.881, 5.069, 5.275, 5.127, 6.411, 5.124, 5.374], "xaxis": "x", "y": [6.425, 0.4222, 7.066, 3.226, 2.924, 3.145, -0.1785, 3.151, 6.419], "yaxis": "y"}], "layout": {"height": 450, "legend": {"title": {"text": "Topic"}, "tracegroupgap": 0}, "title": {"text": "UMAP Visualization of ChatGPT Responses"}, "width": 800, "xaxis": {"anchor": "y", "domain": [0, 1], "title": {"text": "UMAP1"}}, "yaxis": {"anchor": "x", "domain": [0, 1], "title": {"text": "UMAP2"}}}}
